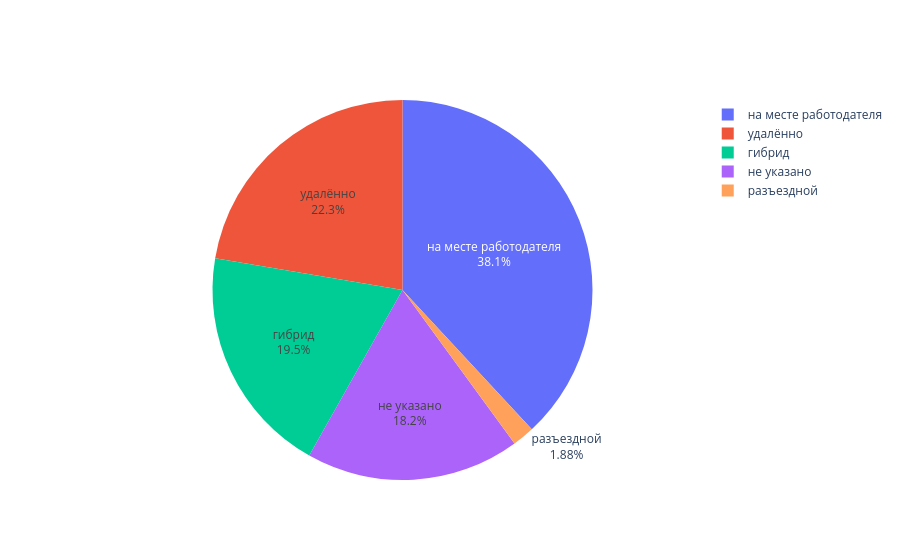

The notebook cell this image was saved under:
### Code cell
list_working_format = ["гибрид", "на месте работодателя", "разъездной", "удалённо"]

dict_working_format = {
    "Формат работы": [],
    "Количество": [],
}


for working_format in list_working_format:
    dict_working_format["Формат работы"].append(working_format)
    dict_working_format["Количество"].append(len(df[df["Формат работы"].str.contains(working_format)].index))

dict_working_format["Формат работы"].append("не указано")
dict_working_format["Количество"].append(len(df[df["Формат работы"] == "Not found"].index))

show_pie(dict_working_format["Формат работы"], dict_working_format["Количество"])

### Figure 1 — Plotly figure (JSON) as saved in the notebook; plotly's stock layout.template omitted (floating-point values rounded to 4 significant figures)
{"data": [{"labels": ["гибрид", "на месте работодателя", "разъездной", "удалённо", "не указано"], "text": ["гибрид", "на месте работодателя", "разъездной", "удалённо", "не указано"], "type": "pie", "values": [104, 203, 10, 119, 97]}], "layout": {}}
